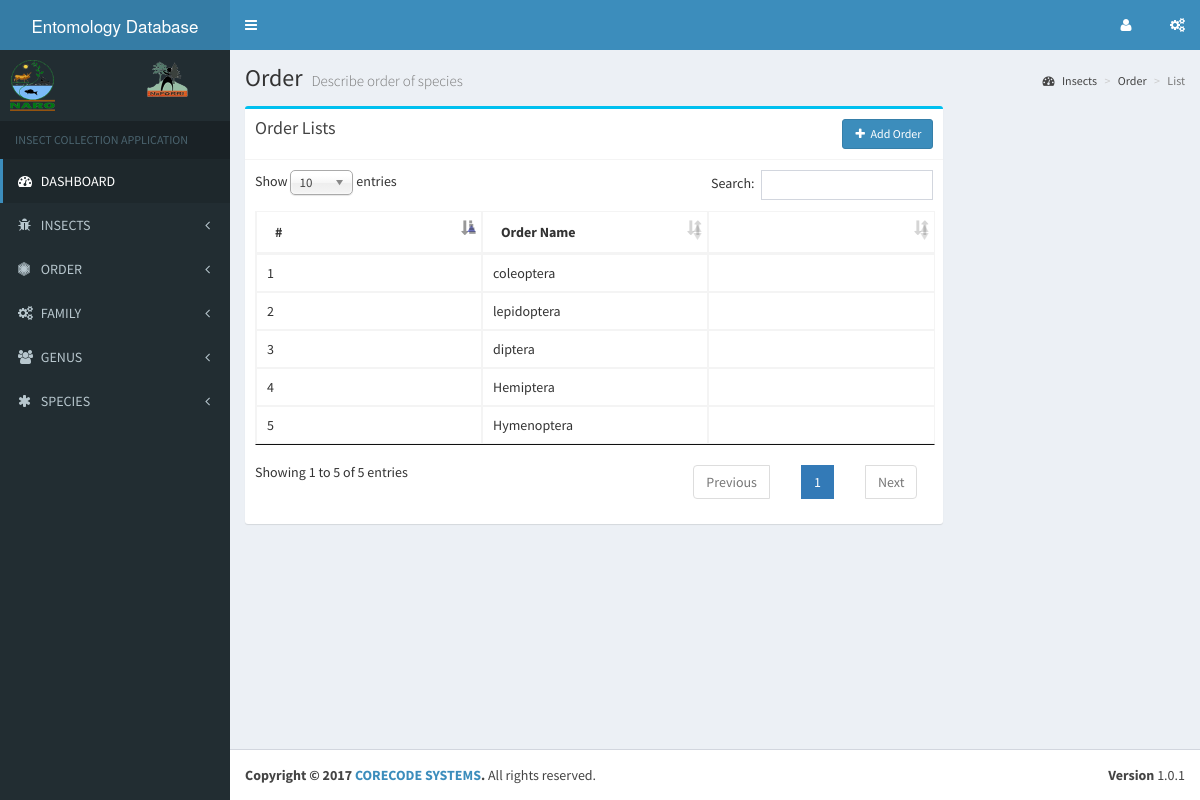
Before: /admin/order_list.php with the older database file.
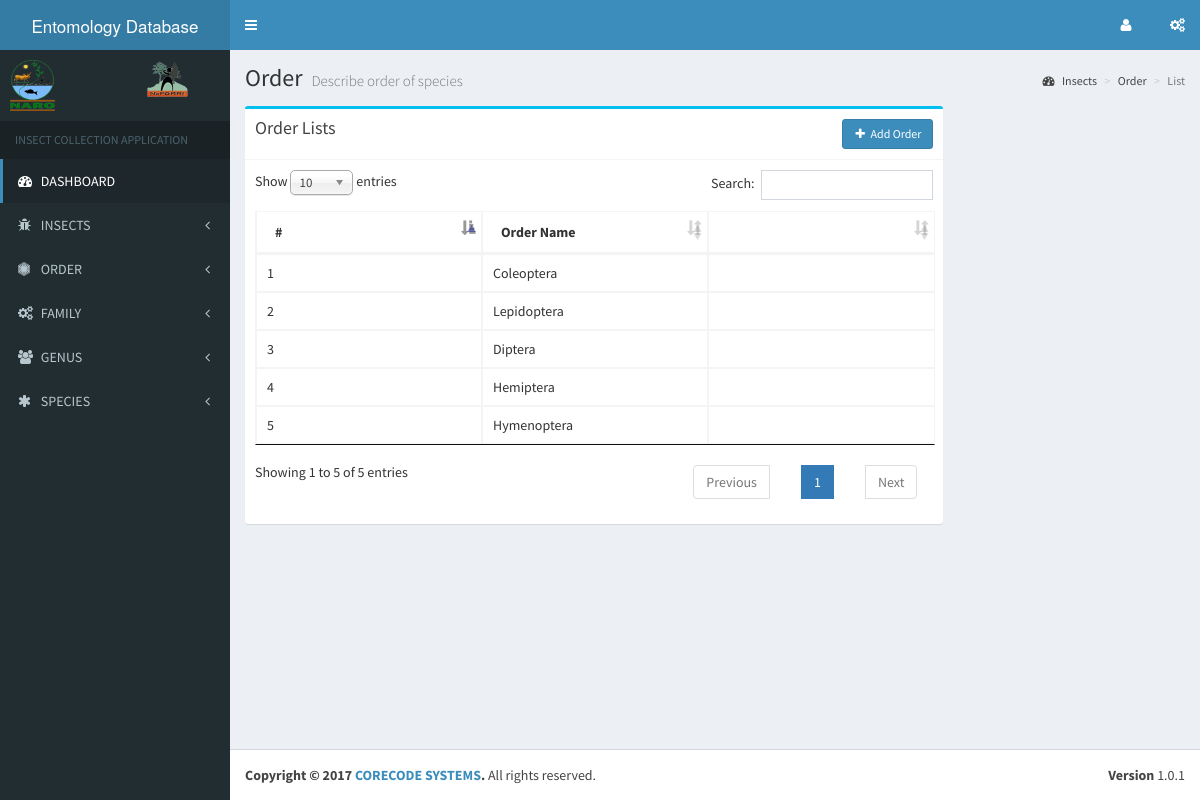
After: the same page with the newer database file.
### tables this page shows
CREATE TABLE `order` (
  `order_Id` int(11) NOT NULL,
  `order_name` varchar(50) NOT NULL
);

### libs/database.php (called while the page is built, shortened)
<?php
    class database {
        public $host    = DB_HOST;
        public $user    = DB_USER;
        public $pass    = DB_PASS;
        public $db_name = DB_NAME;
        public $conn;
        public function connect() {
            $this->conn = new mysqli($this->host, $this->user, $this->pass, $this->db_name);
        }
        public function select($query) {
            $result = $this->conn->query($query);
            if($result->num_rows > 0) {
                return $result;
            }else {
                return false;
            }
        }
    }
?>

### admin/order_list.php (the view, shortened to what this page needs)
<?php
    require_once '../libs/database.php';
    $db = new database();
    $sql_select_order = "SELECT * FROM `Order`";
    $order_list = $db->select($sql_select_order);
?>
<?php include 'includes/header.php'; ?>
<?php include 'includes/sidebar_nav.php'; ?>
  <div class="content-wrapper">
    <section class="content-header">
      <h1>
        Order
        <small>Describe order of species</small>
      </h1>
      <ol class="breadcrumb">
        <li><a href="#"><i class="fa fa-dashboard"></i> Insects</a></li>
        <li><a href="#">Order</a></li>
        <li class="active">List</li>
      </ol>
    </section>
    <section class="content">
        <div class="row">
            <div class="col-md-9">
                <div class="box box-info">
                    <div class="box-header with-border">
                        <h3 class="box-title">Order Lists</h3>
                        <a href="add_order.php" class="btn btn-primary btn-sm pull-right"><i class="fa fa-plus fa-fw"></i> Add Order</a>
                    </div>
                    <div class='box-body'>
                        <table class="table table-bordered table-condensed" id="content_list">
                            <thead>
                                <tr>
                                    <th>#</th>
                                    <th>Order Name</th>
                                    <th></th>
                                </tr>
                            </thead>
                            <tbody>
                                <?php $counter = 1; ?>
                                <?php while($row = $order_list->fetch_array()): ?>
                                    <tr>
                                        <td><?php echo $counter; ?></td>
                                        <td><?php echo $row['order_name']; ?></td>
                                        <td>
                                        </td>
                                    </tr>
                                    <?php $counter++; ?>
                                <?php endwhile; ?>
                            </tbody>
                        </table>
                    </div>
                </div>
            </div>
        </div>
    </section>
  </div>
<?php include 'includes/footer.php'; ?>

Changed rows visible on the page:
changed order: order_name "coleoptera" → "Coleoptera"
changed order: order_name "lepidoptera" → "Lepidoptera"
changed order: order_name "diptera" → "Diptera"
